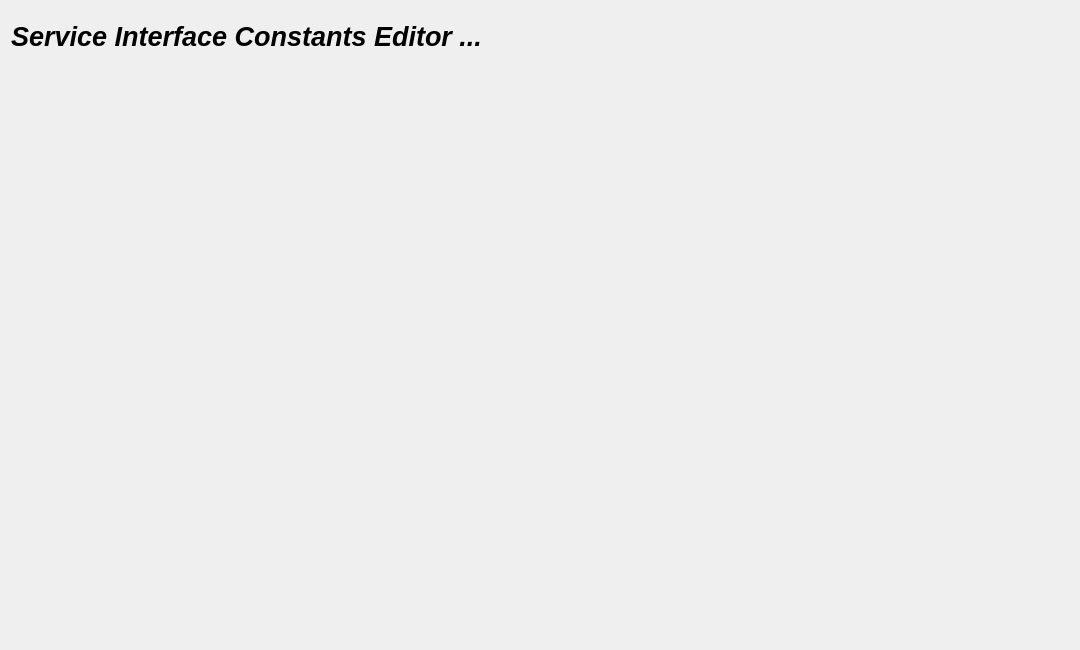
<?xml version="1.0" encoding="UTF-8"?>
<ui version="4.0">
 <class>SIConstant</class>
 <widget class="QWidget" name="SIConstant">
  <property name="geometry">
   <rect>
    <x>0</x>
    <y>0</y>
    <width>1080</width>
    <height>650</height>
   </rect>
  </property>
  <property name="font">
   <font>
    <pointsize>16</pointsize>
    <italic>true</italic>
    <bold>true</bold>
   </font>
  </property>
  <property name="windowTitle">
   <string>Form</string>
  </property>
  <widget class="QLabel" name="label">
   <property name="geometry">
    <rect>
     <x>11</x>
     <y>11</y>
     <width>800</width>
     <height>50</height>
    </rect>
   </property>
   <property name="font">
    <font>
     <pointsize>20</pointsize>
     <italic>true</italic>
     <bold>true</bold>
    </font>
   </property>
   <property name="text">
    <string>Service Interface Constants Editor ...</string>
   </property>
  </widget>
  <widget class="QWidget" name="horizontalLayoutWidget">
   <property name="geometry">
    <rect>
     <x>5</x>
     <y>59</y>
     <width>1070</width>
     <height>591</height>
    </rect>
   </property>
   <layout class="QHBoxLayout" name="horizontalLayout">
    <property name="sizeConstraint">
     <enum>QLayout::SizeConstraint::SetMinimumSize</enum>
    </property>
   </layout>
  </widget>
 </widget>
 <resources/>
 <connections/>
</ui>
